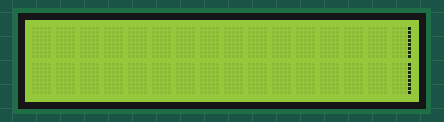
This sketch was run on a simulated Arduino Uno, built with avr-gcc and run on an emulated ATmega328P. Parts: 16×2 character LCD.

Above: at 0.11 s.
At 1.12 s:
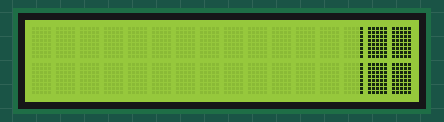
At 2.22 s:
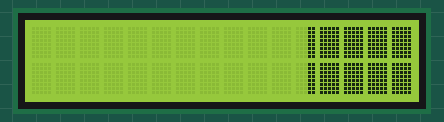
At 4.44 s:
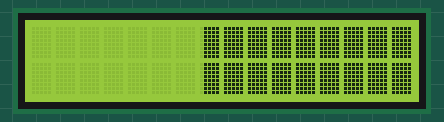
At 6.55 s:
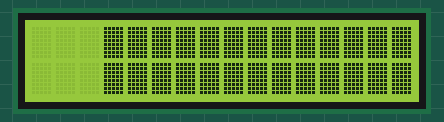
At 8.76 s:
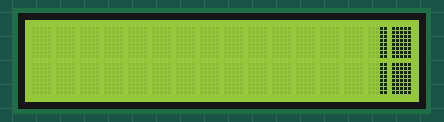

Measured:
- by itself, everything shown: repeats every 8.0 s, in 80 steps

The sketch:

week9-lcd-progress-bar.ino
```cpp
#include<LiquidCrystal.h>

LiquidCrystal lcd(2,3,4,5,6,7);

byte p20[8] = {
  B10000,
  B10000,
  B10000,
  B10000,
  B10000,
  B10000,
  B10000,
  B10000,
};

byte p40[8] = {
  B11000,
  B11000,
  B11000,
  B11000,
  B11000,
  B11000,
  B11000,
  B11000,
};

byte p60[8] = {
  B11100,
  B11100,
  B11100,
  B11100,
  B11100,
  B11100,
  B11100,
  B11100,
};

byte p80[8] = {
  B11110,
  B11110,
  B11110,
  B11110,
  B11110,
  B11110,
  B11110,
  B11110,
};

byte p100[8] = {
  B11111,
  B11111,
  B11111,
  B11111,
  B11111,
  B11111,
  B11111,
  B11111,
};

// reverse
byte pr20[8] = {
  B00001,
  B00001,
  B00001,
  B00001,
  B00001,
  B00001,
  B00001,
  B00001,
};

byte pr40[8] = {
  B00011,
  B00011,
  B00011,
  B00011,
  B00011,
  B00011,
  B00011,
  B00011,
};

byte pr60[8] = {
  B00111,
  B00111,
  B00111,
  B00111,
  B00111,
  B00111,
  B00111,
  B00111,
};

byte pr80[8] = {
  B01111,
  B01111,
  B01111,
  B01111,
  B01111,
  B01111,
  B01111,
  B01111,
};

byte pr100[8] = {
  B11111,
  B11111,
  B11111,
  B11111,
  B11111,
  B11111,
  B11111,
  B11111,
};

void setup() {
  lcd.begin(16,2);
//  lcd.print("Jeremy's Display");

  lcd.createChar(0, pr20);
  lcd.createChar(1, pr40);
  lcd.createChar(2, pr60);
  lcd.createChar(3, pr80);
  lcd.createChar(4, pr100);

//  lcd.createChar(5, pr20);
//  lcd.createChar(6, pr40);
//  lcd.createChar(7, pr60);
//  lcd.createChar(8, pr80);
//  lcd.createChar(9, pr100);
}

// createChar 7번까지 등록가능

void loop() {
//  // Case1
//  for(int i=0; i<16; i++) {
//    for(int j=0; j<5; j++) {
//      lcd.setCursor(i,0);
//      lcd.write(j);
//      lcd.setCursor(i,1);
//      lcd.write(j);
//      delay(100);
//    }
//  }
//  lcd.clear();

//  Case 2
  for(int i=15; i>=0; i--) {
    for(int j=0; j<5; j++) {
      lcd.setCursor(i,0);
      lcd.write(j);
      lcd.setCursor(i,1);
      lcd.write(j);
      delay(100);
    }
  }
  lcd.clear();
}
```
